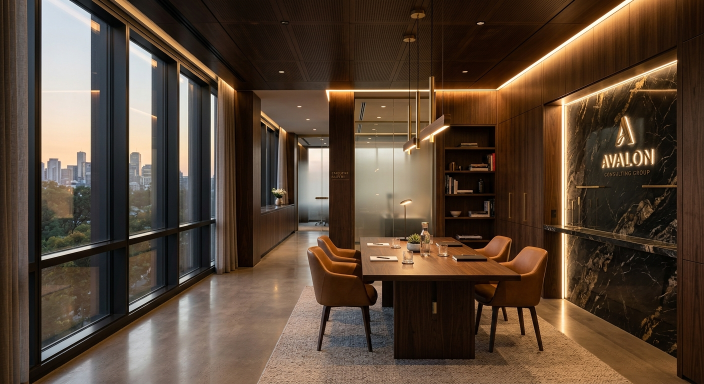
#> input picture images/generated-1775311824086.png, 1408 x 768 px (shown at 1/2 size)
$ python -i topical-sovraindebitamento.py   (imports and definitions only)
#> lines starting #> are read from the running program, lines starting #| are printed output that depends on the picture
#> further down, picture is the input picture: PIL image 1408x768 RGB; mean R, G, B 87.5, 69.2, 53.9
"""
Genera il visual neutro topical per il tema sovraindebitamento.

Concept (deciso con utente): "Grafici e pianificazione" — notebook aperto
con grafico lineare in discesa (debiti che scendono nel tempo), stile
minimal editoriale sobrio, palette beige/nero, NO palazzi storici.

Output:
  public/ads/topical/sovraindebitamento-source.png  (2048×2048 sorgente)
  public/ads/topical/sovraindebitamento-1x1.jpg     (1080×1080 FB feed)
  public/ads/topical/sovraindebitamento-4x5.jpg     (1080×1350 FB feed alto)
  public/ads/topical/sovraindebitamento-9x16.jpg    (1080×1920 Stories)
"""
from __future__ import annotations
import math
import random
from pathlib import Path
from PIL import Image, ImageDraw, ImageFont, ImageFilter

ROOT = Path(__file__).resolve().parents[2]
OUT = ROOT / "public/ads/topical"
# [1 line not run here, left out]

BASKERVILLE = "/System/Library/Fonts/Supplemental/Baskerville.ttc"
BASKERVILLE_BOLD_IDX = 2
BASKERVILLE_ITALIC_IDX = 1
HELVETICA = "/System/Library/Fonts/Helvetica.ttc"

# Palette coerente coi mockup esistenti
DESK_BEIGE = (228, 218, 198)      # superficie scrivania, caldo
DESK_SHADOW = (210, 198, 174)     # ombra desk
PAPER = (252, 248, 240)           # carta notebook (off-white)
PAPER_SHADOW = (220, 212, 198)    # ombra del foglio
INK = (35, 30, 25)                # nero inchiostro
INK_LIGHT = (90, 82, 72)          # grigio per testi secondari
GRID = (220, 212, 198)            # griglia del notebook
GOLD = (197, 168, 110)            # accent (segna highlight finale)
PEN_BLACK = (28, 25, 22)

W = H = 2048

def font(path: str, size: int, index: int = 0) -> ImageFont.FreeTypeFont:
    return ImageFont.truetype(path, size=size, index=index)

# -----------------------------------------------------------------------------
# Background — superficie scrivania con leggera texture/gradient
def make_desk(im: Image.Image):
    draw = ImageDraw.Draw(im)
    # gradient orizzontale soft (luce naturale dalla sx)
    for x in range(W):
        t = x / W
        r = int(DESK_BEIGE[0] - 14 * t)
        g = int(DESK_BEIGE[1] - 14 * t)
        b = int(DESK_BEIGE[2] - 14 * t)
        draw.line([(x, 0), (x, H)], fill=(r, g, b))

    # noise leggero per dare grana di carta/legno
    random.seed(42)
    overlay = Image.new("RGBA", (W, H), (0, 0, 0, 0))
#> overlay: PIL image 2048x2048 RGBA; every value is 0
    od = ImageDraw.Draw(overlay)
    for _ in range(2400):
        x = random.randint(0, W - 1)
        y = random.randint(0, H - 1)
        alpha = random.randint(3, 8)
        od.point((x, y), fill=(0, 0, 0, alpha))
    blurred = overlay.filter(ImageFilter.GaussianBlur(0.5))
    im.paste(blurred, (0, 0), blurred)
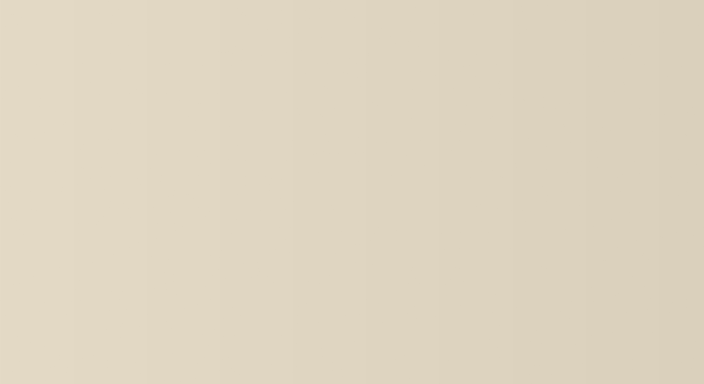
#> im: PIL image 1408x768 RGB (shown at 1/2 size); mean R, G, B 222.7, 212.7, 192.7

# -----------------------------------------------------------------------------
# Notebook (foglio) — rettangolo bianco con leggera ombra e rotazione lieve
# [224 lines left out: functions draw_notebook, draw_chart, draw_pen, draw_calculator, build_source, crop_format, not called in this run]

# -----------------------------------------------------------------------------
# [18 lines not run here, left out]

>>> from PIL import Image
>>> picture = Image.open('../../images/generated-1775311824086.png')
>>> result = make_desk(picture)
